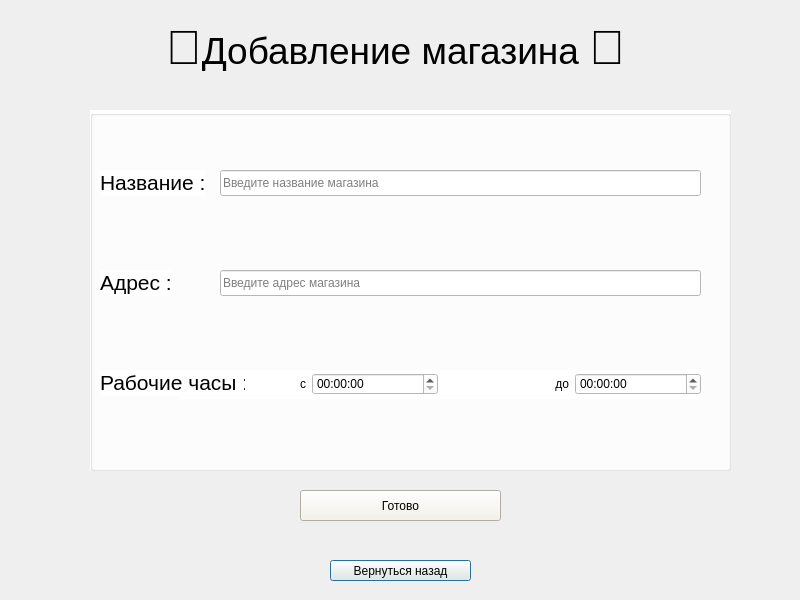
<?xml version="1.0" encoding="UTF-8"?>
<ui version="4.0">
 <class>add_shop</class>
 <widget class="QDialog" name="add_shop">
  <property name="geometry">
   <rect>
    <x>0</x>
    <y>0</y>
    <width>800</width>
    <height>600</height>
   </rect>
  </property>
  <property name="windowTitle">
   <string>Dialog</string>
  </property>
  <widget class="QPushButton" name="pushButton">
   <property name="geometry">
    <rect>
     <x>330</x>
     <y>560</y>
     <width>141</width>
     <height>21</height>
    </rect>
   </property>
   <property name="styleSheet">
    <string notr="true">

QPushButton { background-color: #F5F2E7; /* Ярко-красный */ color: black; /* Черный текст */ } QPushButton:hover { background-color: #D32F2F; /* Темнее при наведении */ } QPushButton:pressed { background-color: #B71C1C; /* Ещё темнее при нажатии */ }
</string>
   </property>
   <property name="text">
    <string>Вернуться назад</string>
   </property>
  </widget>
  <widget class="QLabel" name="label">
   <property name="geometry">
    <rect>
     <x>100</x>
     <y>20</y>
     <width>591</width>
     <height>51</height>
    </rect>
   </property>
   <property name="text">
    <string>&lt;html&gt;&lt;head/&gt;&lt;body&gt;&lt;p align=&quot;center&quot;&gt;&lt;span style=&quot; font-size:36pt;&quot;&gt;💸&lt;/span&gt;&lt;span style=&quot; font-size:28pt;&quot;&gt;Добавление магазина &lt;/span&gt;&lt;span style=&quot; font-size:36pt;&quot;&gt;💸&lt;/span&gt;&lt;/p&gt;&lt;/body&gt;&lt;/html&gt;</string>
   </property>
  </widget>
  <widget class="QPushButton" name="pushButton_2">
   <property name="geometry">
    <rect>
     <x>300</x>
     <y>490</y>
     <width>201</width>
     <height>31</height>
    </rect>
   </property>
   <property name="styleSheet">
    <string notr="true">
QPushButton {
    background-color: #F5F2E7; /* Ярко-красный */
    color: black;              /* Черный текст */
 
}

QPushButton:hover {
    background-color: #01eb00; /* Темнее при наведении */
}

QPushButton:pressed {
    background-color: #01a800 /* Ещё темнее при нажатии */
}


</string>
   </property>
   <property name="text">
    <string>Готово</string>
   </property>
  </widget>
  <widget class="QGroupBox" name="groupBox">
   <property name="geometry">
    <rect>
     <x>90</x>
     <y>110</y>
     <width>641</width>
     <height>361</height>
    </rect>
   </property>
   <property name="styleSheet">
    <string notr="true">background-color:white</string>
   </property>
   <property name="title">
    <string/>
   </property>
   <widget class="QWidget" name="layoutWidget">
    <property name="geometry">
     <rect>
      <x>90</x>
      <y>260</y>
      <width>521</width>
      <height>29</height>
     </rect>
    </property>
    <layout class="QHBoxLayout" name="horizontalLayout">
     <item>
      <widget class="QLabel" name="label_5">
       <property name="text">
        <string>&lt;html&gt;&lt;head/&gt;&lt;body&gt;&lt;p align=&quot;right&quot;&gt;с&lt;/p&gt;&lt;/body&gt;&lt;/html&gt;</string>
       </property>
      </widget>
     </item>
     <item>
      <widget class="QTimeEdit" name="timeEdit_2"/>
     </item>
     <item>
      <widget class="QLabel" name="label_6">
       <property name="text">
        <string>&lt;html&gt;&lt;head/&gt;&lt;body&gt;&lt;p align=&quot;right&quot;&gt;до&lt;/p&gt;&lt;/body&gt;&lt;/html&gt;</string>
       </property>
      </widget>
     </item>
     <item>
      <widget class="QTimeEdit" name="timeEdit"/>
     </item>
    </layout>
   </widget>
   <widget class="QLineEdit" name="name">
    <property name="geometry">
     <rect>
      <x>130</x>
      <y>60</y>
      <width>481</width>
      <height>26</height>
     </rect>
    </property>
    <property name="placeholderText">
     <string>Введите название магазина</string>
    </property>
   </widget>
   <widget class="QLineEdit" name="adress">
    <property name="geometry">
     <rect>
      <x>130</x>
      <y>160</y>
      <width>481</width>
      <height>26</height>
     </rect>
    </property>
    <property name="placeholderText">
     <string>Введите адрес магазина</string>
    </property>
   </widget>
   <widget class="QLabel" name="label_2">
    <property name="geometry">
     <rect>
      <x>10</x>
      <y>60</y>
      <width>105</width>
      <height>26</height>
     </rect>
    </property>
    <property name="text">
     <string>&lt;html&gt;&lt;head/&gt;&lt;body&gt;&lt;p&gt;&lt;span style=&quot; font-size:16pt;&quot;&gt;Название :&lt;/span&gt;&lt;/p&gt;&lt;/body&gt;&lt;/html&gt;</string>
    </property>
   </widget>
   <widget class="QLabel" name="label_3">
    <property name="geometry">
     <rect>
      <x>10</x>
      <y>160</y>
      <width>71</width>
      <height>26</height>
     </rect>
    </property>
    <property name="text">
     <string>&lt;html&gt;&lt;head/&gt;&lt;body&gt;&lt;p&gt;&lt;span style=&quot; font-size:16pt;&quot;&gt;Адрес :&lt;/span&gt;&lt;/p&gt;&lt;/body&gt;&lt;/html&gt;</string>
    </property>
   </widget>
   <widget class="QLabel" name="label_4">
    <property name="geometry">
     <rect>
      <x>10</x>
      <y>260</y>
      <width>145</width>
      <height>26</height>
     </rect>
    </property>
    <property name="text">
     <string>&lt;html&gt;&lt;head/&gt;&lt;body&gt;&lt;p&gt;&lt;span style=&quot; font-size:16pt;&quot;&gt;Рабочие часы :&lt;/span&gt;&lt;/p&gt;&lt;/body&gt;&lt;/html&gt;</string>
    </property>
   </widget>
   <zorder>layoutWidget</zorder>
   <zorder>label_5</zorder>
   <zorder>label_6</zorder>
   <zorder>layoutWidget</zorder>
   <zorder>label_4</zorder>
  </widget>
 </widget>
 <resources/>
 <connections/>
</ui>
